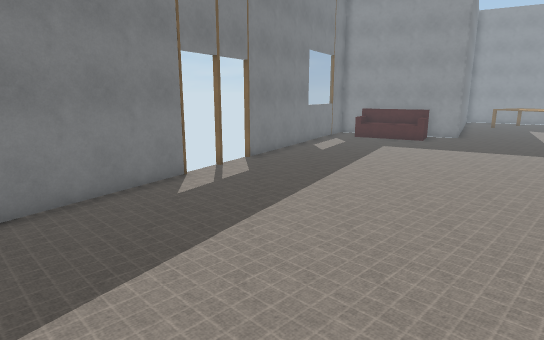
[1] (above)

24 first-person views from a walk through a Webots world. The camera is 1.3 m above the floor, tilts 12° down and sees 75° across. Doors are drawn as open doorways. The floor is counted in squares, 0.5 m on a side. Each view is taken from the middle of a square. On the plan, view 1 faces up. The plan holds only what a view shows up to about 20 squares ahead; the rest is blank. The place goes on beyond the plan. Webots' stock objects and surfaces are drawn as simple stand-ins.

[2]
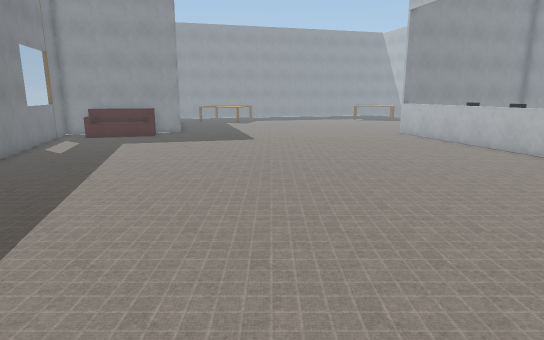

[3]
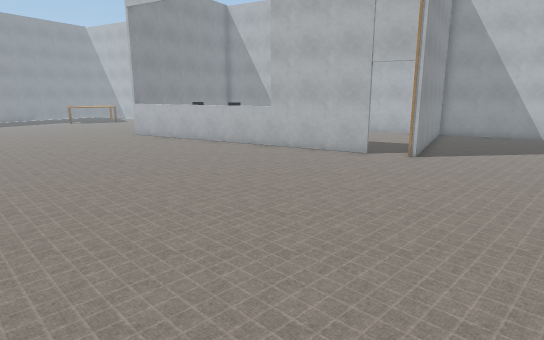

[4]
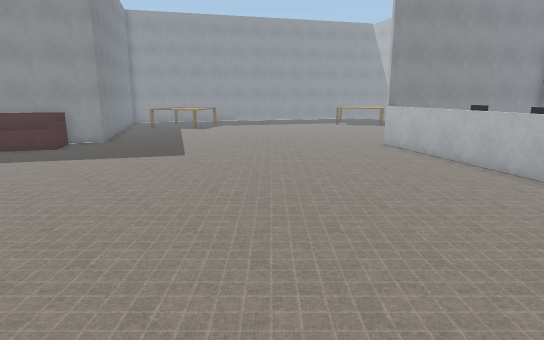

[5]
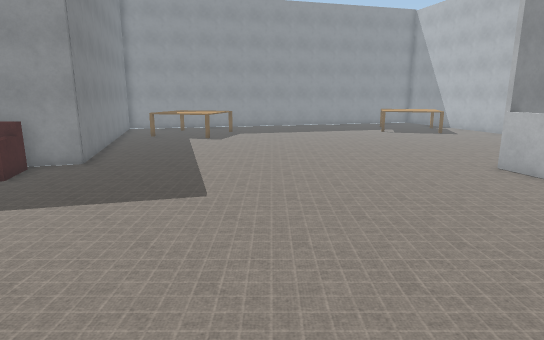

[6]
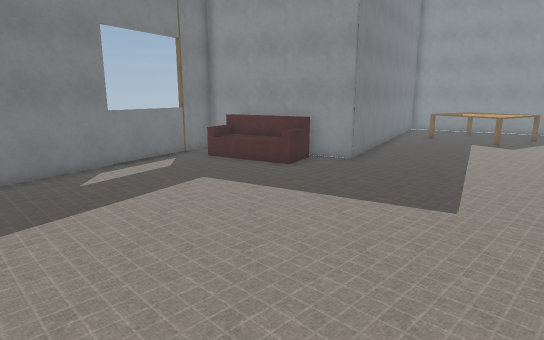

[7]
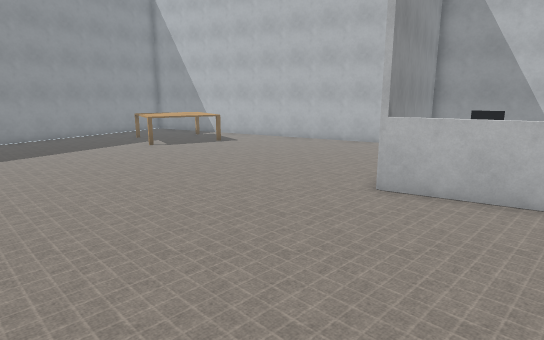

[8]
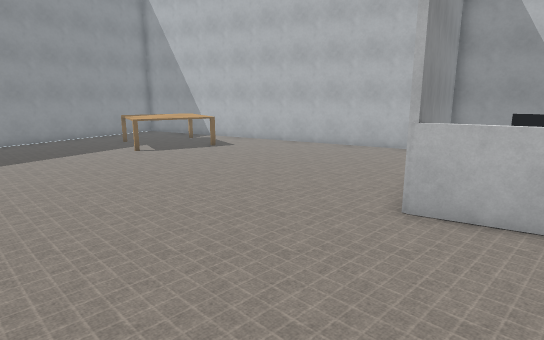

[9]
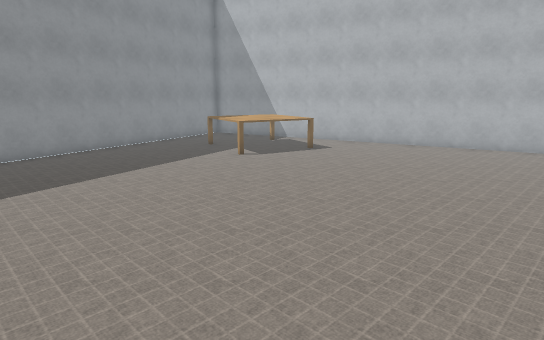

[10]
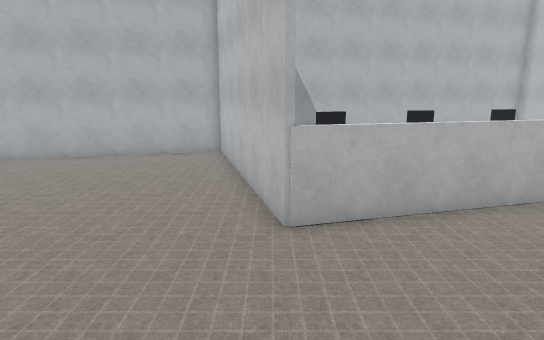

[11]
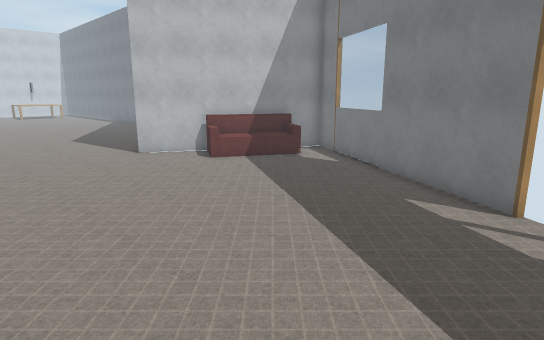

[12]
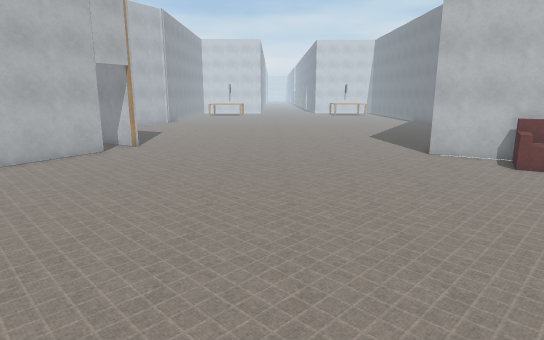

[13]
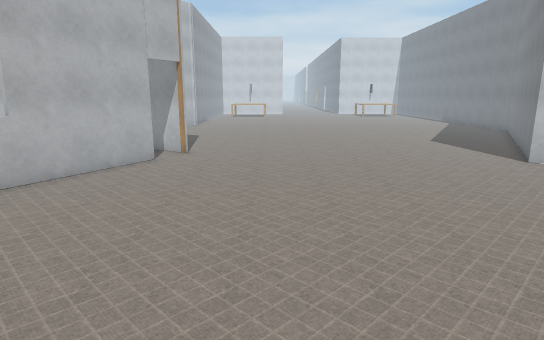

[14]
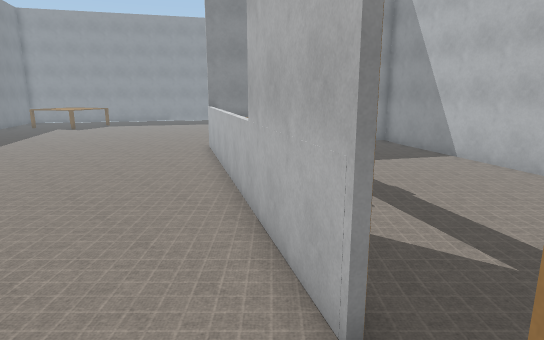

[15]
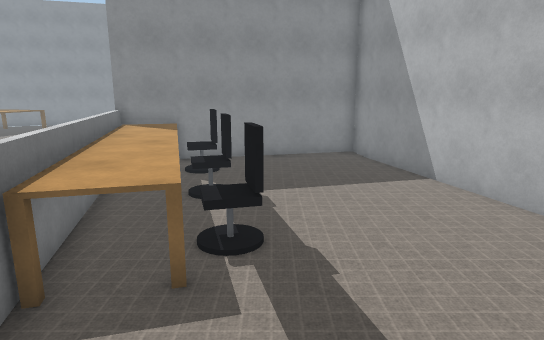

[16]
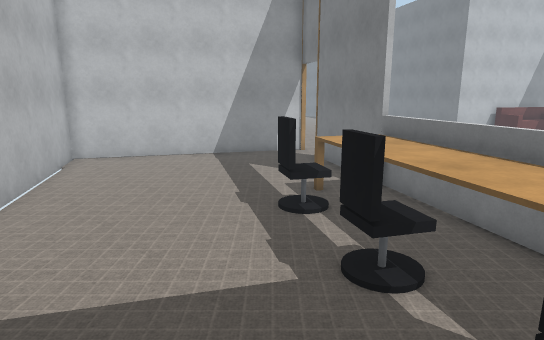

[17]
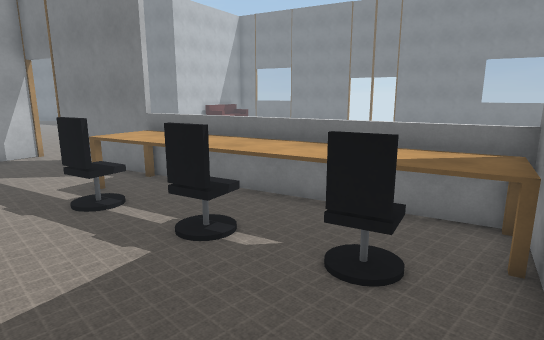

[18]
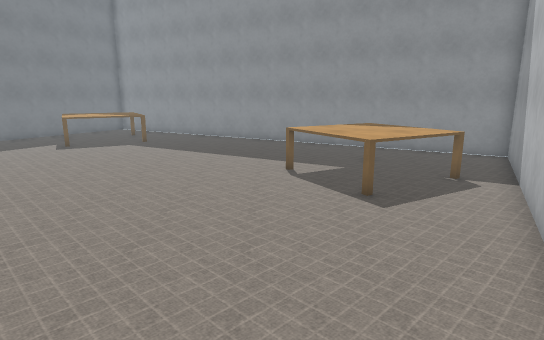

[19]
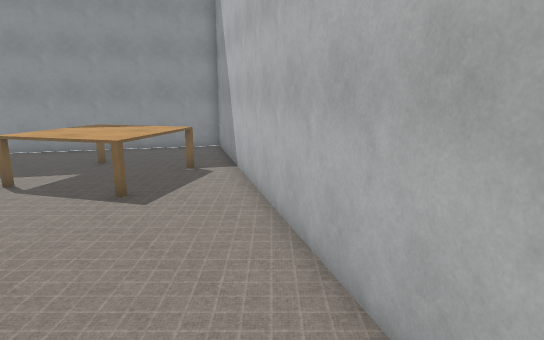

[20]
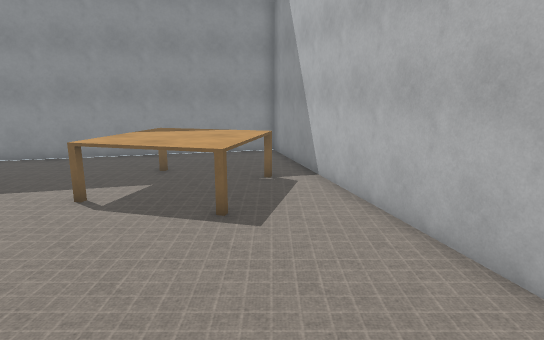

[21]
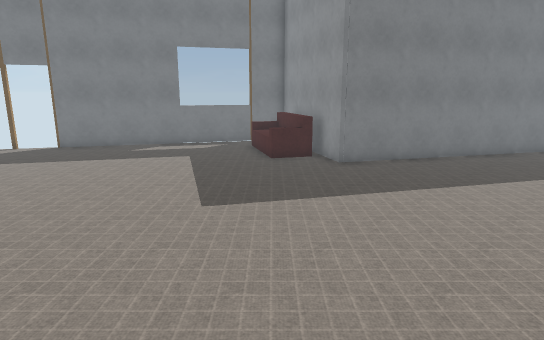

[22]
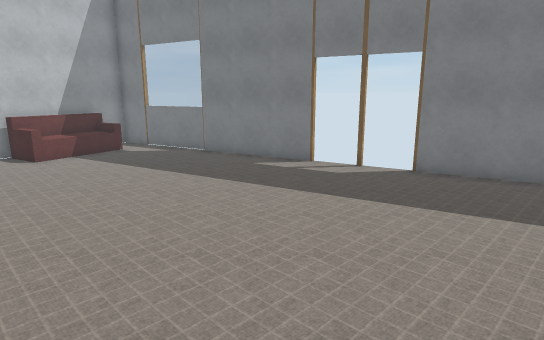

[23]
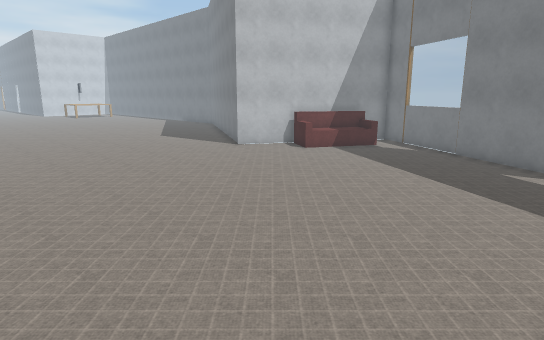

[24]
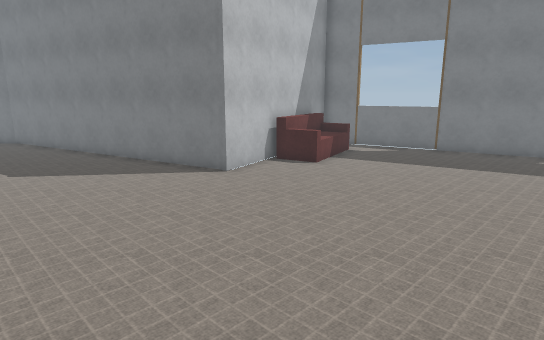

### Floor plan
Key: @ floor where view 1 was taken; # wall or solid block; . floor; D open door; = window, fence, low wall or low ledge; T table; S sofa; O other object.
Columns run from 8 left of view 1 to 38 right of it. Each row starts with its distance up from view 1.
 27                       ##..TTTTTT.......##
 26                      ##....TTTT.........###
 25             ####     #.....TT.............###
 24             # S##   ##......................##
 23            ## SS### #........................##
 22            =.SSSSS###..........................
 21           ##...SSS.......................TT....
 20           #......S.....................TTTTT...
 19          ##............................TTTTT..#
 18         ##.............................TTTTTT.#
 17         #...............................TTTT.##
 16        ##...............................TT...#
 15        D....................................##
 14       DD...................................##
 13       D....................................#
 12      D....................................##
 11     ##....................................#
 10     #........................=#..........##
  9    ##........................#T##........#
  8    #........................#TTT###.....##
  7  ###........................#TTO..##...##
  6  #=........................#TTOO...###.#
  5 #=........................=TTT.......###
  4 #=........................#TTOO.......#
  3 # S......................#TTTOO......##
  2 #SSSS....................#TTT.......##
  1 ##SSSS..................#TTOO.......#
  0  ##SSS..@...............#.T.O......##
 -1   ####.................##..........#
 -2      ###..............##..........##
 -3       ##..............D...........#
 -4       #..............DD..........##
 -5      ##..............D#.........##
 -6     ##................##........#
 -7     #..................###.....##
 -8    ##....................###...#
 -9    #.......................#####

Positions as (right, up) in squares from view 1, and headings:
1: (0, 0), facing up
2: (-2, -1), facing up-right
3: (-2, 1), facing right
4: (4, 1), facing up-right
5: (7, 7), facing up-right
6: (8, 7), facing up
7: (12, 13), facing right
8: (14, 13), facing right
9: (15, 18), facing right
10: (17, 15), facing down-right
11: (6, 13), facing down-left
12: (6, 13), facing down
13: (9, 11), facing down
14: (11, -5), facing up-right
15: (16, -4), facing up-right
16: (26, 6), facing down-left
17: (28, 5), facing left
18: (30, 7), facing up
19: (29, 7), facing up-right
20: (28, 10), facing up-right
21: (19, 10), facing up-left
22: (11, 10), facing left
23: (11, 12), facing down-left
24: (11, -1), facing left
